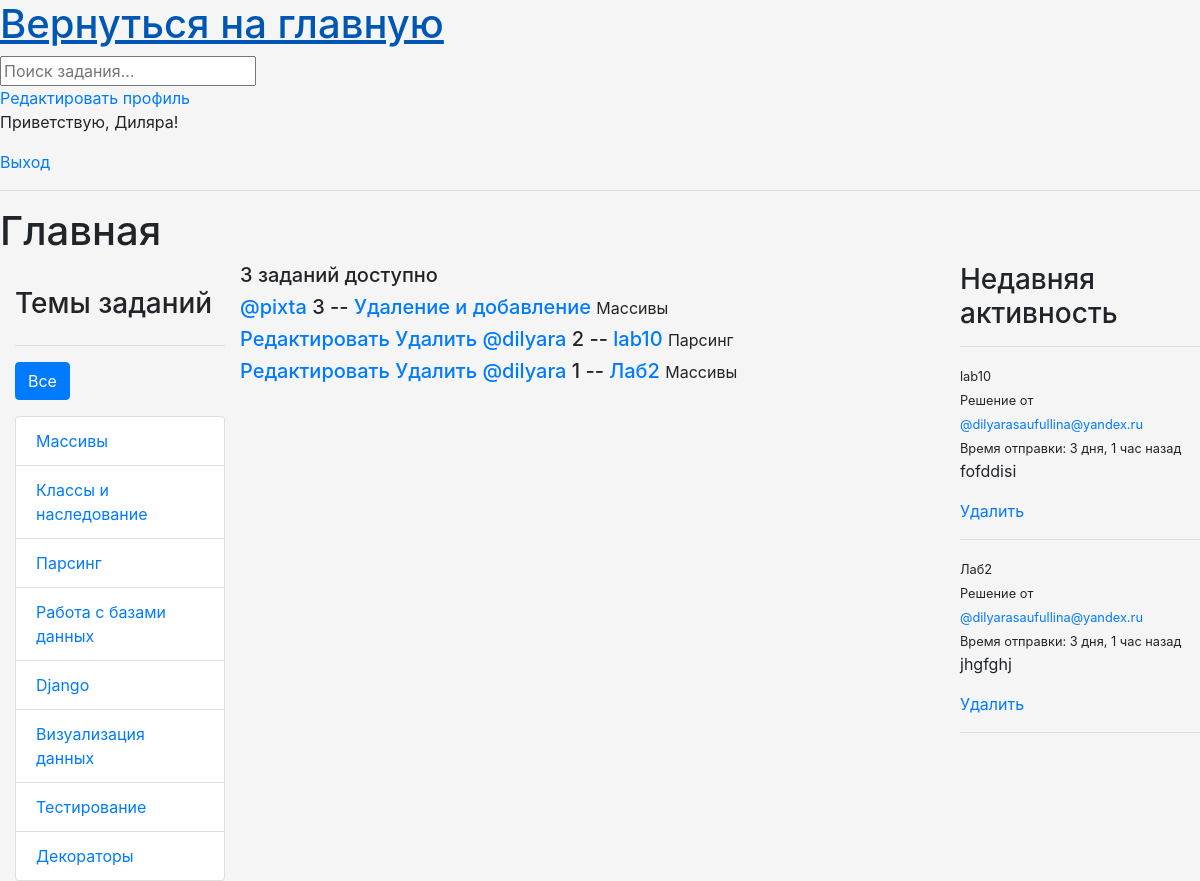
Page / (signed in) on the earlier database version.
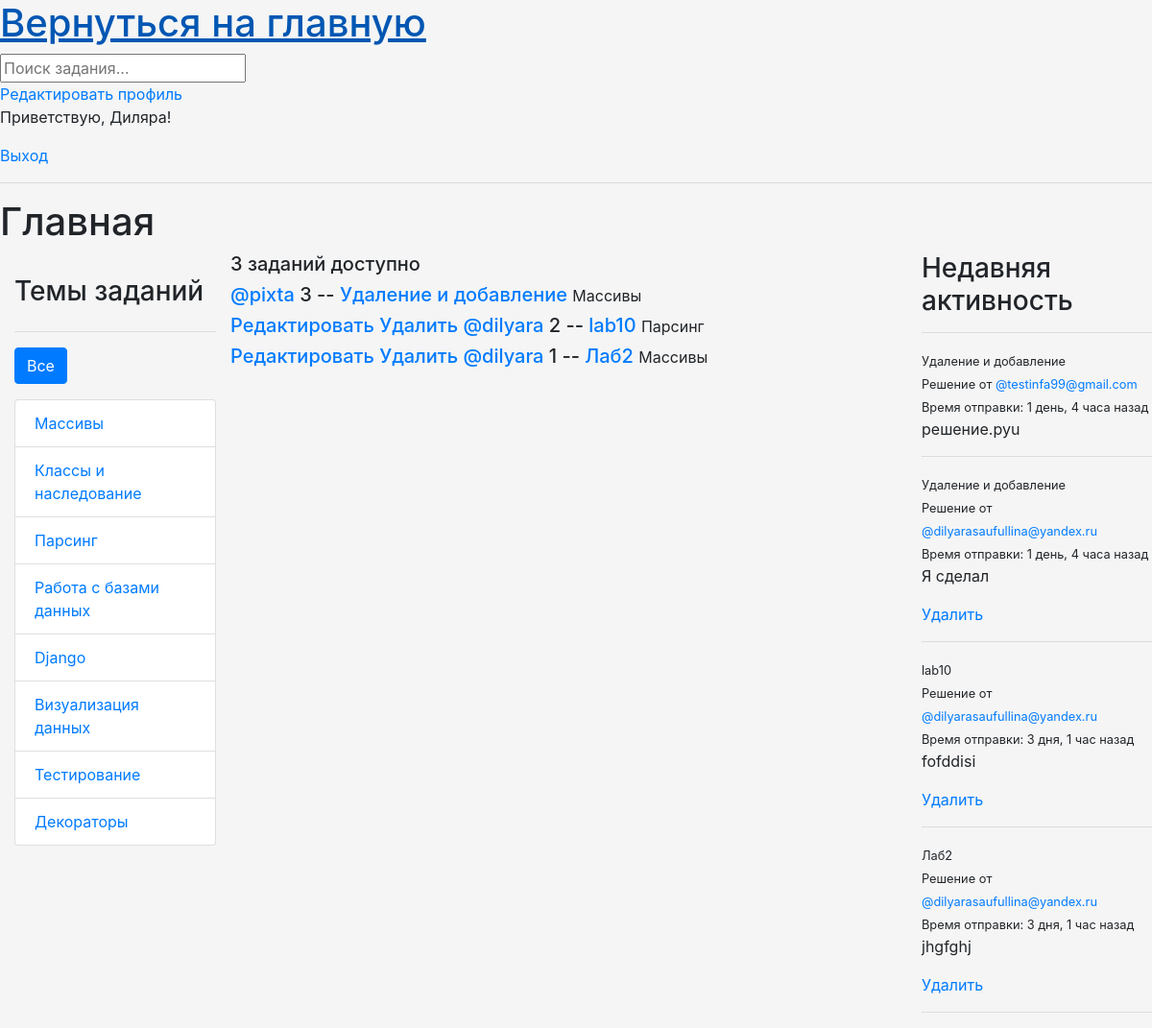
Same page on the later database version.
### base/models.py (models this page shows, shortened)
class Topic(models.Model):
    name = models.CharField(max_length = 200)

class Task(models.Model):
    host = models.ForeignKey(User, on_delete = models.SET_NULL, null = True)
    topic = models.ForeignKey(Topic, on_delete = models.SET_NULL, null = True)
    name = models.CharField(max_length = 200)
    description = models.TextField(null = True, blank = True)
    participants = models.ManyToManyField(User, related_name = 'participants', blank = True)
    updated = models.DateTimeField(auto_now = True)
    created = models.DateTimeField(auto_now_add = True)
    class Meta:
        ordering=['-updated','-created']
    def __str__(self):
        return self.name

class User(AbstractUser):
    name = models.CharField(max_length=200, null=True)
    email = models.EmailField(unique=True, null=True)
    bio = models.TextField(null=True)
    ROLE_CHOICES = [
        ('admin', 'Admin'),
        ('user', 'User'),
    ]
    role = models.CharField(max_length=5, choices=ROLE_CHOICES, default='user')
    avatar = models.ImageField(null=True, default='avatar.svg')
    USERNAME_FIELD = 'email'
    REQUIRED_FIELDS = []

class Message(models.Model):
    user = models.ForeignKey(User, on_delete=models.CASCADE)
    task = models.ForeignKey(Task, on_delete=models.CASCADE)
    body = models.TextField()
    attachment = models.FileField(upload_to='message_files/', null=True, blank=True)
    updated = models.DateTimeField(auto_now=True)
    created = models.DateTimeField(auto_now_add=True)
    class Meta:
        ordering = ['-updated','-created']
    def __str__(self):
        return self.body[0:50]

### base/views.py (the view, shortened to what this page needs)
# urls.py: path('', views.home, name="home"),
@login_required(login_url='login')
def home(request):
    if request.user.role == 'user':
        q = request.GET.get('q') if request.GET.get('q') else ''
        tasks = Task.objects.filter(
            Q(topic__name__icontains=q) |
            Q(name__icontains=q) |
            Q(description__icontains=q)
        )
        topics = Topic.objects.all()
        task_count = tasks.count()
        task_messages = Message.objects.all().filter(Q(task__topic__name__icontains=q))
        context = {'tasks': tasks, 'topics': topics, 'task_count': task_count, 'task_messages': task_messages}
        return render(request, 'base/home_user.html', context)
    else:
        return redirect('login')

### base/templates/base/home_user.html (shortened to what this page needs)
{% extends 'main.html' %}
{%block content %}
<h1>Главная</h1>
<div class="home-container">
    <div>
       {% include 'base/topics_component.html' %}
    </div>
    <div>
        <h5>{{task_count}} заданий доступно</h5>
        <div>
            {% include 'base/feed_component.html' %}
        </div>
    </div>
    <div>
        {% include 'base/activity_component.html' %}
    </div>
</div>
{% endblock content %}

### templates/navbar.html
<a href="/">
    <h1>Вернуться на главную</h1>
</a>
<form method="GET" action="{%url 'home' %}">
    <input type="text" name="q" placeholder="Поиск задания..."/>
</form>
<a href="{% url 'update-user' %}">Редактировать профиль</a>
{% if request.user.is_authenticated %}
<p>Приветствую, {{request.user.name}}!</p>
<a href="{% url 'logout' %}">Выход</a>
{% else %}
<a href="{% url 'login' %}">Вход</a>
{% endif %}

### base/templates/base/topics_component.html
<div class="container mt-4">
    <h3 class="mb-4">Темы заданий</h3>
    <hr>
    <div class="d-flex justify-content-between mb-3">
        <a href="{% url 'home' %}" class="btn btn-primary">Все</a>
    </div>
    <ul class="list-group">
        {% for topic in topics %}
          <li class="list-group-item {% if topic.name == selected_topic %}active{% endif %}">
            <a href="{% url 'home' %}?q={{ topic.name }}" class="stretched-link">
              {{ topic.name }}
            </a>
          </li>
        {% endfor %}
      </ul>
</div>

### base/templates/base/feed_component.html
{% for task in tasks %}
<div>
  <h5>
    {% if request.user == task.host %}
    <a href="{% url 'update-task' task.id %}">Редактировать</a>
    <a href="{% url 'delete-task' task.id %}">Удалить</a>
    {% endif %}
    <a href="{% url 'user-profile' task.host.id %}"> @{{task.host.username}}</a>
    {{task.id}} -- <a href="{% url 'task' task.id %}"> {{task.name}}</a>
    <small>{{task.topic.name}}</small>
  </h5>
</div>
{% endfor %}

### base/templates/base/activity_component.html (shortened to what this page needs)
<h3>Недавняя активность</h3>
<hr>
{% if task_messages %}
    {% for message in task_messages %}
        <div>
            <small >{{message.task}}</small>
            <small>Решение от <a href="{% url 'user-profile' message.user.id %}">@{{message.user}}</a></small>
            <small >Время отправки: {{message.created|timesince}} назад</small>
            <p>{{message}}</p>
            {% if request.user == message.user %}
            <a href="{% url 'delete-message' message.id %}">Удалить</a>
            {% endif %}
            <hr>
        </div>
    {% endfor %}
{% else %}
    <p>Никто ничего не выложил</p>
{% endif %}

Differences in the rows shown:
added Message: task "Удаление и добавление", user "testinfa99@gmail.com", created "1 день, 4 часа", body "решение.pyu"
added Message: task "Удаление и добавление", user "dilyarasaufullina@yandex.ru", created "1 день, 4 часа", body "Я сделал", shows "Удалить"
